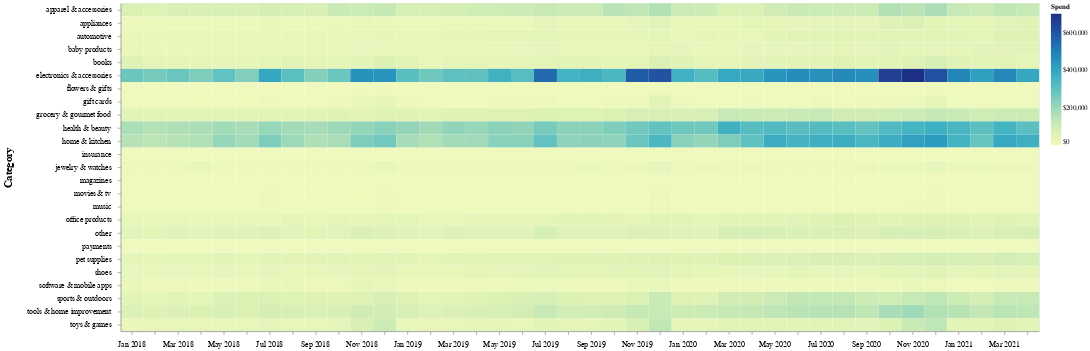

Notebook code cell kept with this figure:
### Code cell
alt.Chart(category_processed_df).mark_rect().encode(
    x=alt.X('yearmonth(month):O',axis=alt.Axis(title='',labelFontSize=12,labelPadding=10)),
    y=alt.Y('Category',axis=alt.Axis(title='Category',labelFontSize=12,labelPadding=10,titleFontSize=16,titlePadding=20)),
    color=alt.Color('spend',legend=alt.Legend(format='$,.0f',title='Spend')),
    tooltip=[alt.Tooltip('Category'), alt.Tooltip('yearmonth(month)',title='As of Date'),alt.Tooltip('spend',title='Spend',format='$,.0f')]
).properties(width=1400)

### Figure 1 — Vega-Lite specification as saved in the notebook (floating-point values rounded to 4 significant figures; data arrays with more than 128 entries replaced by an {"elided": "..."} marker saying what was removed)
{"config": {"view": {"continuousWidth": 400, "continuousHeight": 300}}, "data": {"name": "data-b906e8917b4155f870db7d8492084406"}, "mark": "rect", "encoding": {"color": {"type": "quantitative", "field": "spend", "legend": {"format": "$,.0f", "title": "Spend"}}, "tooltip": [{"type": "nominal", "field": "Category"}, {"type": "temporal", "field": "month", "timeUnit": "yearmonth", "title": "As of Date"}, {"type": "quantitative", "field": "spend", "format": "$,.0f", "title": "Spend"}], "x": {"type": "ordinal", "axis": {"labelFontSize": 12, "labelPadding": 10, "title": ""}, "field": "month", "timeUnit": "yearmonth"}, "y": {"type": "nominal", "axis": {"labelFontSize": 12, "labelPadding": 10, "title": "Category", "titleFontSize": 16, "titlePadding": 20}, "field": "Category"}}, "width": 1400, "$schema": "https://vega.github.io/schema/vega-lite/v4.8.1.json", "datasets": {"data-b906e8917b4155f870db7d8492084406": {"elided": "1000 records"}}}
